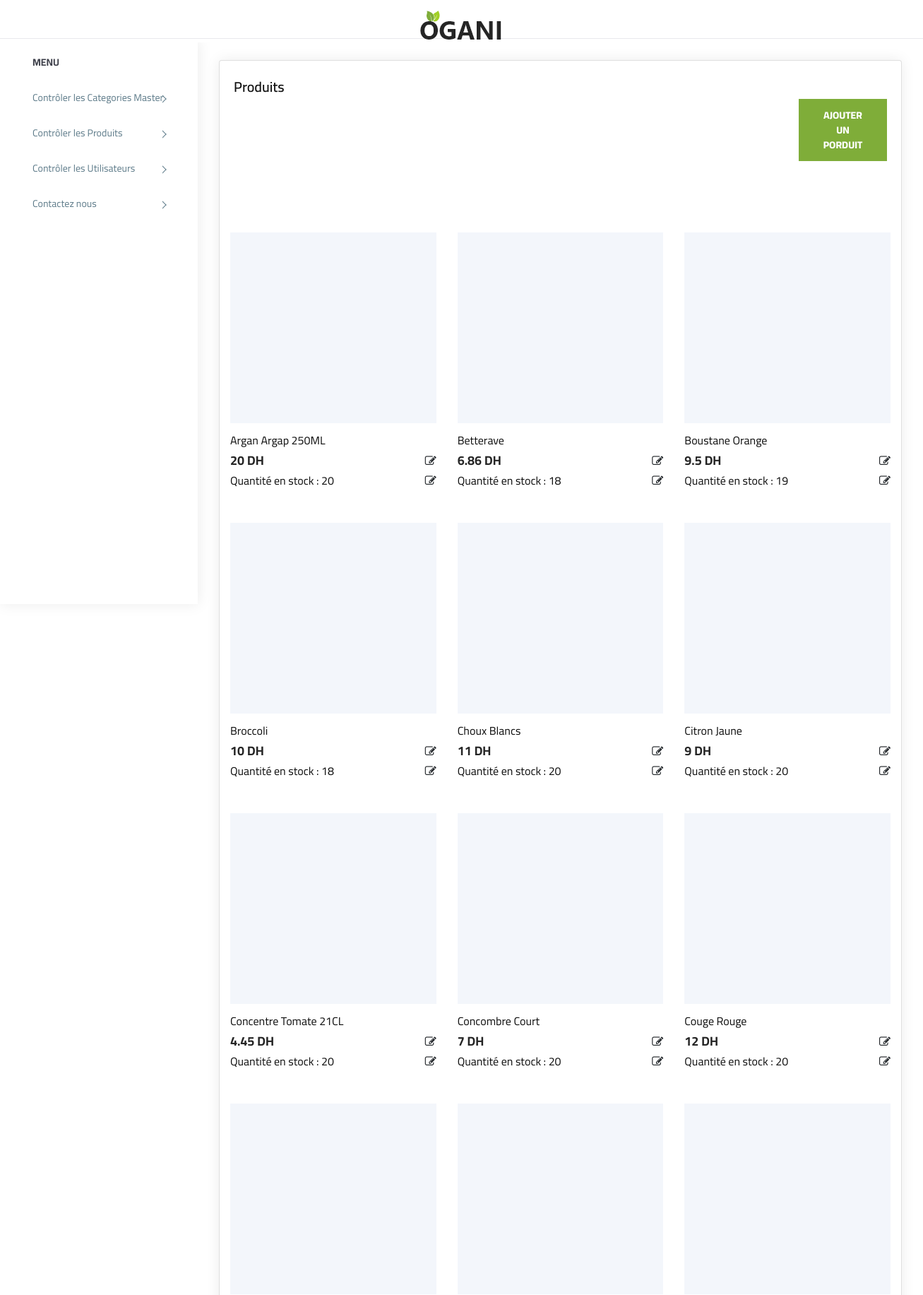
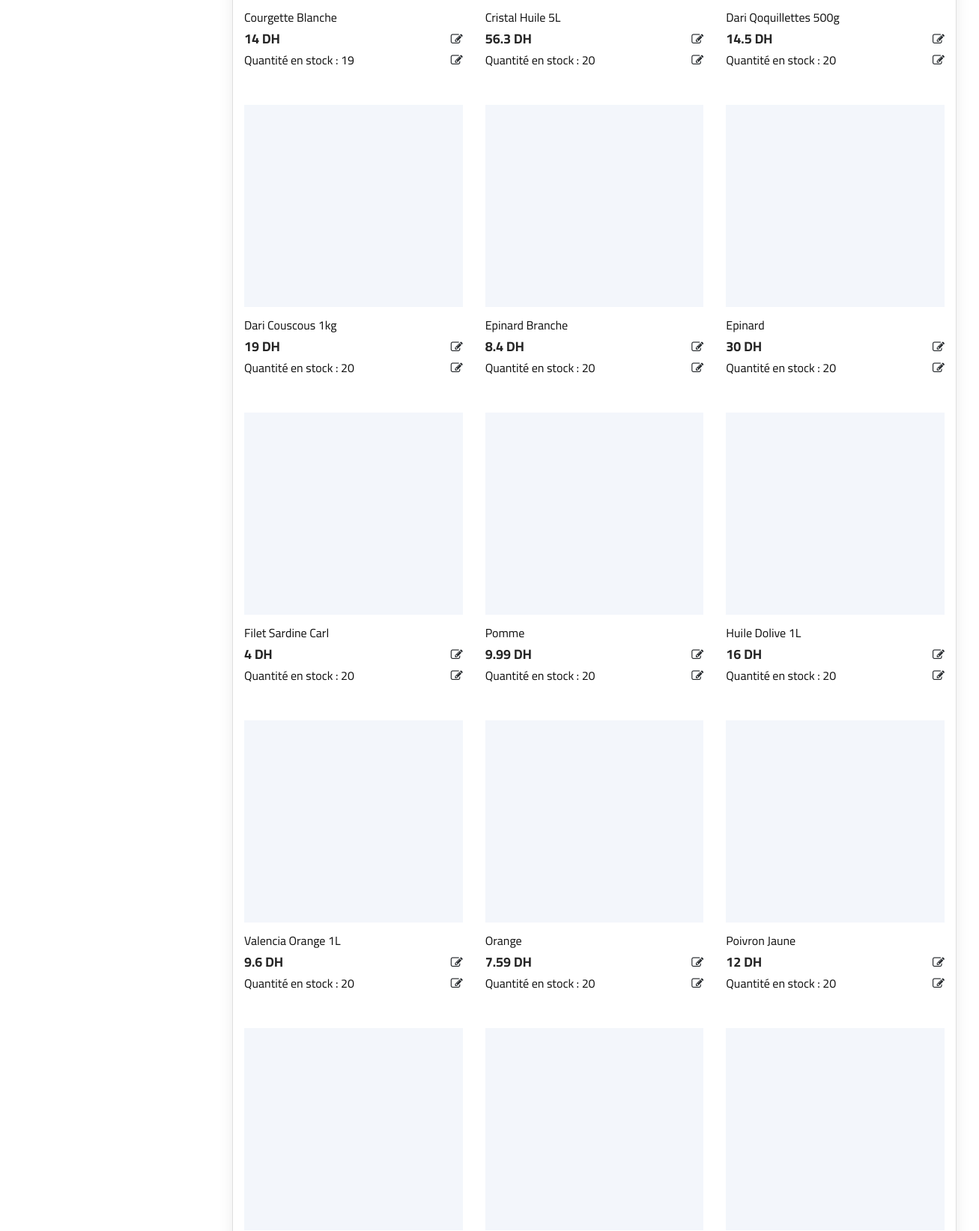
Screenshot of /oganiii/admin/product.php (signed in, upper part) with the database file from the repository (2 pictures, top to bottom).
### tables this page shows
CREATE TABLE `product` (
  `id` int(11) NOT NULL,
  `categories_id` int(11) NOT NULL,
  `name` varchar(255) NOT NULL,
  `price` float NOT NULL,
  `qty` int(11) NOT NULL,
  `image` varchar(255) NOT NULL,
  `short_desc` varchar(2000) NOT NULL,
  `description` text NOT NULL,
  `meta_title` varchar(2000) NOT NULL,
  `meta_desc` varchar(2000) NOT NULL,
  `meta_keyword` varchar(2000) NOT NULL,
  `status` tinyint(4) NOT NULL
);

### oganiii/admin/function.ad.php (called while the page is built, shortened)
<?php
function getAllDataFromTable($table)
{
    include 'dbConnection.php';
    $req = "SELECT * FROM $table";
    $res = $cnx->query($req);
    return $res;
}

### oganiii/admin/product.php (the view, shortened to what this page needs)
<?php
require('top.inc.php');
?>
<!DOCTYPE html>
<html lang="zxx">
<head>
    <link rel="stylesheet" href="css/bootstrap.min.css" type="text/css">
    <link rel="stylesheet" href="css/font-awesome.min.css" type="text/css">
    <link rel="stylesheet" href="css/elegant-icons.css" type="text/css">
    <link rel="stylesheet" href="css/nice-select.css" type="text/css">
    <link rel="stylesheet" href="css/jquery-ui.min.css" type="text/css">
    <link rel="stylesheet" href="css/owl.carousel.min.css" type="text/css">
    <link rel="stylesheet" href="css/slicknav.min.css" type="text/css">
    <link rel="stylesheet" href="css/style.css" type="text/css">
    <link rel="stylesheet" href="css/toasts.css">
</head>
<body>
<div class="content pb-0">
	<div class="orders">
	   <div class="row">
		  <div class="col-xl-12">
			 <div class="card">
				<div class="card-body">
				   <h4 class="box-title">Produits </h4>
				   <button class="site-btn" id="btnAddProduct" data-filter="*" data-toggle="modal" data-target="#addProductModal" style="margin-left: 800px;">
                                Ajouter un Porduit
                            </button>
				</div>
	<div>
    <header class="header">
        <div class="container">
            <div class="row">
                <div class="m-auto">
                    <div class="header__logo">
                        <a href="./login.php"><img src="img/logo.png" alt=""></a>
                    </div>
                </div>
            </div>
    </header>
    <section class="product spad">
        <div class="container">
            <div class="row">
                <div class="col-lg-3 col-md-5">
                                <?php
                                include 'function.ad.php';
                                ?>
                    </div>
                </div>
                    <div class="row featured__filter">
                        <?php
                        $produits = getAllDataFromTable('product');
                        $index = 0;
                        while ($row = $produits->fetch_assoc()) {
                            $prodId = $row["id"];
                            $prodName = $row["name"];
                            $prodCategId = $row["categories_id"];
                            $prodPrice = $row["price"];
                            $prodImage = $row["image"];
                            $categName = null;
                            $qt = $row["qty"];
                            $categs = getAllDataFromTable('categorie');
                            while ($row = $categs->fetch_assoc()) {
                                if ($prodCategId == $row["id_categorie"])
                                    $categName = $row["nom_categorie"];
                            }
                            echo "<div class='col-lg-4 col-md-6 col-sm-6 mix $categName prodBox' data-stock=$qt data-id='prod-$index'>";
                            echo "<div class='featured__item'>";
                            echo "<div class='featured__item__pic set-bg' data-setbg='imgs/$prodImage.png'>";
                            echo "</div>";
                            echo "<div class='featured__item__text' style='text-align:left'>";
                            echo "<div class='row justify-content-between align-items-center m-0 mb-2'>";
                            echo "<h6 class='m-0'><a contenteditable='false' class='prodNameText'>$prodName</a></h6>";
                            echo "</div>";
                            echo "<div class='row justify-content-between align-items-center m-0 mb-2'>";
                            echo "<h5 class='m-0'><span contenteditable='false' class='prodPrixText'>$prodPrice</span> <span>DH</span></h5>";
                            echo "<i class='fa fa-edit' style='cursor:pointer;' onclick='editSwitch(this,`price`,`prod-$index`,$prodId)'></i>";
                            echo "</div>";
                            echo "<div class='row justify-content-between align-items-center m-0'>";
                            echo "<h6 class='m-0'><span>Quantité en stock : </span><a contenteditable='false' class='prodQuantityText'>$qt</a></h5>";
                            echo "<i class='fa fa-edit' style='cursor:pointer;' onclick='editSwitch(this,`qt`,`prod-$index`,$prodId)'></i>";
                            echo "</div>";
                            echo "</div>";
                            echo "</div>";
                            echo "</div>";
                            $index++;
                        }
                        ?>
                    </div>
                </div>
            </div>
        </div>
</div>
</body>
<?php
require('footer.inc.php');
?>

### oganiii/admin/assets/css/style.css (style rules this page uses)
body { display: table; font-family: "Cairo", sans-serif; font-size: 16px; width: 100% }
a, button { text-decoration: none; outline: none!important; color: #878787; -webkit-transition: all .25s ease; transition: all .25s ease }
h1, h2, h3, h4, h5, h6 { margin: 0 }
h5 { font-size: 1em }
img { max-width: 100% }
.pb-0 { padding-bottom: 0 }
.btn, button, input, textarea { -webkit-box-shadow: none; box-shadow: none; outline: 0!important }
.right-panel header.header { background: #fff; border-bottom: 1px solid #e8e9ed; -webkit-box-shadow: none; box-shadow: none; clear: both; padding: 0 30px; height: 55px; position: fixed; left: 280px; left: 0; right: 0; top: 0; z-index: 999 }
.content { float: left; padding: 1.875em; width: 100% }
.card { margin-bottom: 1.875em; border-radius: 5px; padding: 0; border: 0 solid transparent; -webkit-box-shadow: 0 0 20px rgba(0, 0, 0, .08); box-shadow: 0 0 20px rgba(0, 0, 0, .08) }
.card .box-title { font-weight: 600; font-size: 20px; padding: 5px 0 }
.card .card-body { float: left; padding: 1.25em; position: relative; width: 100% }
.card h4 { font-size: 1.1rem }
@media (max-width:1368px) { .card-body { padding: 15px } }

### oganiii/admin/css/style.css (style rules this page uses)
html, body { height: 100%; font-family: "Cairo", sans-serif; -webkit-font-smoothing: antialiased; font-smoothing: antialiased; }
h1, h2, h3, h4, h5, h6 { margin: 0; color: #111111; font-weight: 400; font-family: "Cairo", sans-serif; }
h4 { font-size: 24px; }
h5 { font-size: 18px; }
h6 { font-size: 16px; }
img { max-width: 100%; }
.set-bg { background-repeat: no-repeat; background-size: cover; background-position: top center; }
.spad { padding-top: 100px; padding-bottom: 100px; }
.site-btn { font-size: 14px; color: #ffffff; font-weight: 800; text-transform: uppercase; display: inline-block; padding: 13px 30px 12px; background: #7fad39; border: none; }
.header__logo { padding: 15px 0; }
.header__logo a { display: inline-block; }
.featured__item { margin-bottom: 50px; }
.featured__item__pic { height: 270px; position: relative; overflow: hidden; background-position: center center; background-size: 160px; background-color: #f3f6fb; }
.featured__item__text { text-align: center; padding-top: 15px; }
.featured__item__text h6 { margin-bottom: 10px; }
.featured__item__text h6 a { color: #252525; }
.featured__item__text h5 { color: #252525; font-weight: 700; }
.product { padding-top: 80px; padding-bottom: 80px; }
@media only screen and (min-width: 1200px) { .container { max-width: 1170px; } }

### oganiii/admin/css/toasts.css (style rules this page uses)
body { margin: 0; }

### rows the page displays
product: name "Argan Argap 250ML", price "20", qty "20"
product: name "Betterave", price "6.86", qty "18"
product: name "Boustane Orange", price "9.5", qty "19"
product: name "Broccoli", price "10", qty "18"
product: name "Choux Blancs", price "11", qty "20"
product: name "Citron Jaune", price "9", qty "20"
product: name "Concentre Tomate 21CL", price "4.45", qty "20"
product: name "Concombre Court", price "7", qty "20"
product: name "Couge Rouge", price "12", qty "20"
product: name "Courgette Blanche", price "14", qty "19"
product: name "Cristal Huile 5L", price "56.3", qty "20"
product: name "Dari Qoquillettes 500g", price "14.5", qty "20"
product: name "Dari Couscous 1kg", price "19", qty "20"
product: name "Epinard Branche", price "8.4", qty "20"
product: name "Epinard", price "30", qty "20"
product: name "Filet Sardine Carl", price "4", qty "20"
product: name "Pomme", price "9.99", qty "20"
product: name "Huile Dolive 1L", price "16", qty "20"
product: name "Valencia Orange 1L", price "9.6", qty "20"
product: name "Orange", price "7.59", qty "20"
product: name "Poivron Jaune", price "12", qty "20"
